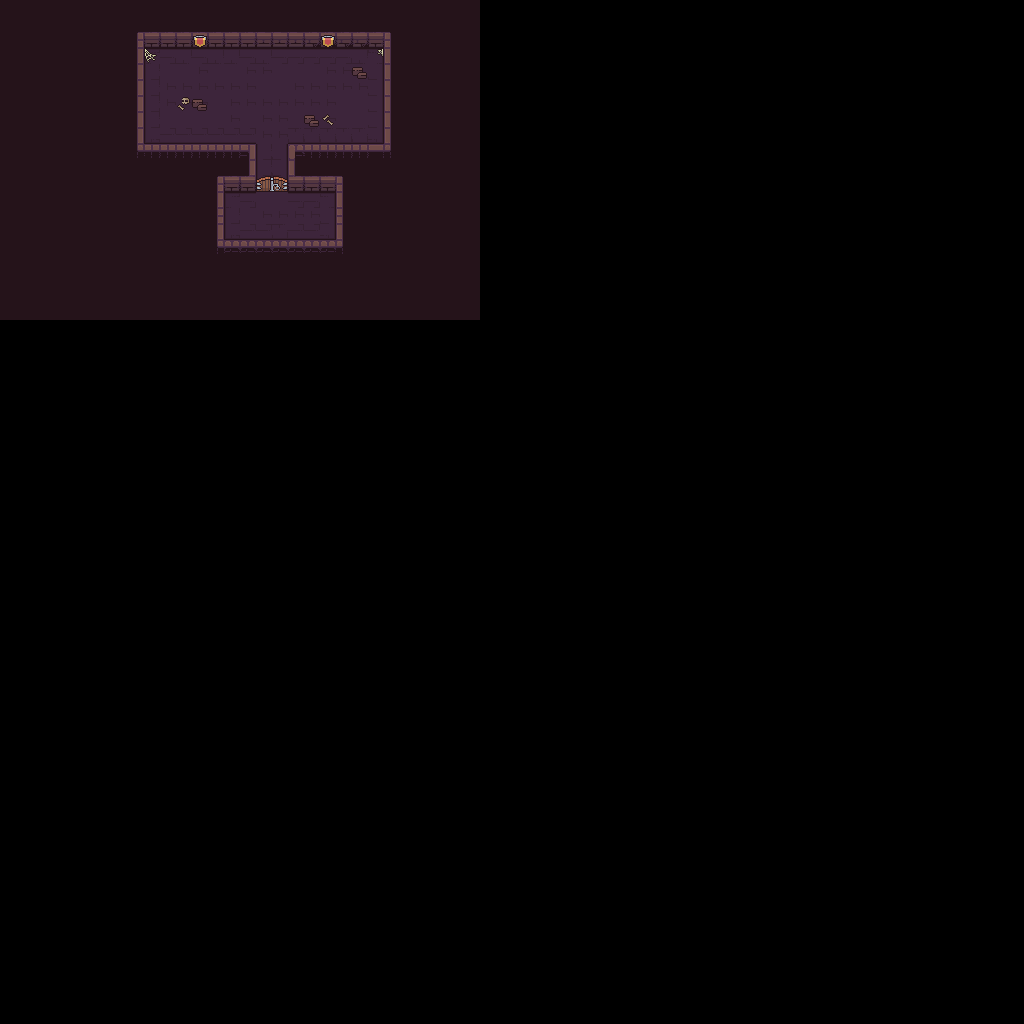

This game map was drawn from its Tiled (.tmx) file and the tilesets committed beside it. A one-line description and the trimmed map source follow:
An orthogonal 64x64 tile map with 16x16 px tiles, 4 tile layers (ground, ground2, obj, decoration) and 1 object (player).

<map version="1.10" tiledversion="1.11.2" orientation="orthogonal" renderorder="right-down" width="64" height="64" tilewidth="16" tileheight="16" infinite="0" nextlayerid="7" nextobjectid="2">
 <tileset firstgid="1" name="Dungeon_Tileset" tilewidth="16" tileheight="16" tilecount="100" columns="10">
  <image source="../images/2D Pixel Dungeon Asset Pack v2.0/2D Pixel Dungeon Asset Pack/character and tileset/Dungeon_Tileset.png" width="160" height="160" />
 </tileset>
 <layer id="1" name="ground" width="64" height="64">
  <data>[4096 cells, 600 non-empty, 1 distinct tile ids]</data>
 </layer>
 <layer id="2" name="ground2" width="64" height="64">
  <data>[4096 cells, 250 non-empty, 14 distinct tile ids]</data>
 </layer>
 <layer id="3" name="obj" width="64" height="64">
  <data>[4096 cells, 77 non-empty, 26 distinct tile ids]</data>
 </layer>
 <layer id="6" name="decoration" width="64" height="64">
  <data>[4096 cells, 2 non-empty, 1 distinct tile ids]</data>
 </layer>
 <objectgroup id="4" name="player">
  <object id="1" name="player" x="248.5" y="202">
   <point />
  </object>
 </objectgroup>
 <objectgroup id="5" name="dialog_areas" />
</map>
